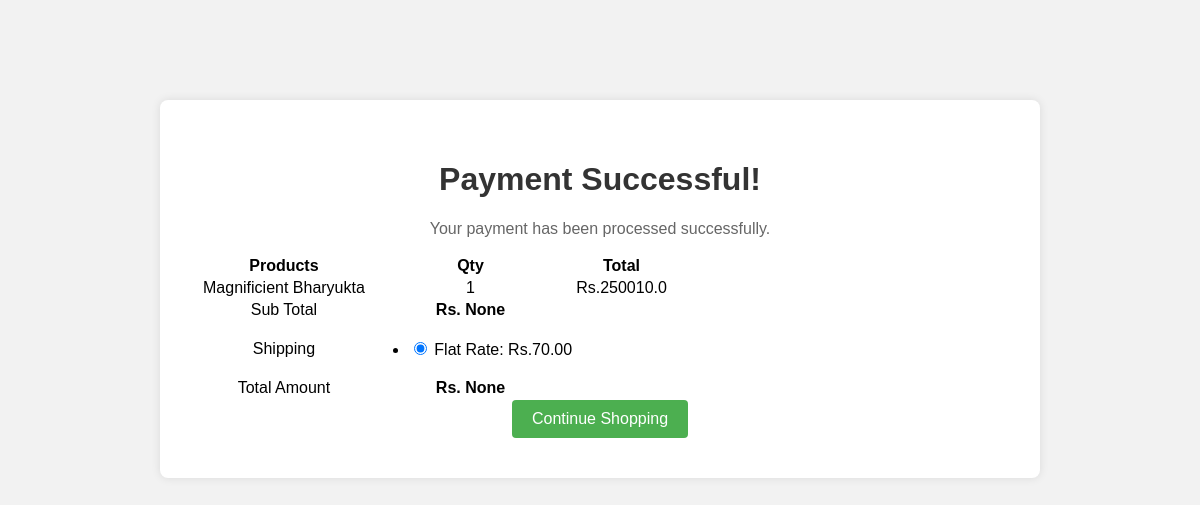
/order/payment_successful/ (signed in), run on the app's committed database.
### shipping/models.py (models this page shows)
class cart_item(models.Model):
    class Meta:
        db_table = "cart_items_information_tb"
    cart_items_id = models.CharField(max_length= 60, primary_key=True, default=None)
    user_fk = models.ForeignKey(Users,on_delete=models.CASCADE, default=None)
    product_fk = models.ForeignKey(product,on_delete=models.CASCADE, default=None)
    product_image_fk = models.ForeignKey(product_image,on_delete=models.CASCADE, default=None)
    items_quantity = models.CharField(max_length= 60, default=None)
    product_price_fk = models.ForeignKey(product_price,on_delete=models.CASCADE, default=None)
    cart_created_at = models.DateTimeField(auto_now_add = True)

### products/models.py (models this page shows, shortened)
class product(models.Model):
    class Meta:
        db_table = "Product_information_tb"
    product_id = models.CharField(max_length= 60, primary_key=True)
    product_name = models.CharField(max_length= 100,blank=True, null=True, default= None)
    product_description = models.CharField(max_length= 10000,blank=True, null=True, default= None)
    product_price = models.CharField(max_length= 100,blank=True, null=True, default= None)
    product_stock= models.CharField(max_length= 100,blank=True, null=True, default= None)
    product_discount = models.CharField(max_length= 100,blank=True, null=True, default= None)
    product_is_active = models.CharField(max_length= 100, default = True)
    product_created_at = models.DateTimeField(auto_now_add = True)
    product_is_featured = models.CharField(max_length= 100, default = False)

class product_price(models.Model):
    class Meta:
        db_table = "product_price_information_tb"
    product_price_id = models.CharField(max_length= 60, primary_key=True)
    product_price = models.CharField(max_length=100,blank=True, null=True, default= None)
    extra_charges = models.CharField(max_length=100,blank=True, null=True, default= None)
    final_charges = models.CharField(max_length=100,blank=True, null=True, default= None)
    product_fk = models.ForeignKey(product, on_delete=models.CASCADE, related_name='product_prices')
    size_fk = models.ForeignKey(product_size, on_delete=models.CASCADE)
    color_fk = models.ForeignKey(product_color, on_delete=models.CASCADE)
    product_price_is_active = models.CharField(max_length=100, default = True)
    product_price_created_at = models.DateTimeField(auto_now_add = True)

### shipping/views.py (the view)
# urls.py: path('payment_successful/', views.payment_successful, name='payment_successful'),
def payment_successful(request):
    user_id = request.session.get('user_id')
    total = request.session.get('total')
    subtotal = request.session.get('subtotal')
    if user_id:
        cart_items = cart_item.objects.filter(user_fk_id=user_id)
    context={
        "cart_items": cart_items,
        'total':total,
        "subtotal": subtotal,
    }
    return render(request,'success.html', context)

### shipping/templates/success.html (shortened to what this page needs)
<!DOCTYPE html>
<html lang="en">
<head>
</head>
<body>
    <div class="container">
        <h1>Payment Successful!</h1>
        <p>Your payment has been processed successfully.</p>
        <table class="table table-bordered">
            <thead>
                <tr>
                    <th>Products</th>
                    <th>Qty</th>
                    <th>Total</th>
                </tr>
            </thead>
            {% for cart_item in cart_items %}
            <tbody border='2px'>
                <tr>
                    <td>{{ cart_item.product_fk.product_name }}<strong></strong></a>
                    </td>
                    <td>{{ cart_item.items_quantity }}</td>
                    <td>Rs.{{ cart_item.product_price_fk.final_charges }}</td>
                </tr>
            </tbody>
            {% endfor %}
            <tfoot>
                <tr>
                    <td>Sub Total</td>
                    <td><strong>Rs. {{ subtotal }}</strong></td>
                </tr>
                <tr>
                    <td>Shipping</td>
                    <td class="d-flex justify-content-center">
                        <ul class="shipping-type">
                            <li>
                                <div class="custom-control custom-radio">
                                    <input type="radio" id="flatrate" name="shipping"
                                        class="custom-control-input" checked />
                                    <label class="custom-control-label" for="flatrate">Flat
                                        Rate: Rs.70.00</label>
                                </div>
                            </li>
                        </ul>
                    </td>
                </tr>
                <tr>
                    <td>Total Amount</td>
                    <td><strong>Rs. {{ total }}</strong></td>
                </tr>
            </tfoot>
        </table>
        <a href="{% url 'homePage' %}" class="button">Continue Shopping</a>
    </div>
</body>
</html>

### shipping/templates/success.html (style rules this page uses)
body { font-family: Arial, sans-serif; background-color: #f2f2f2; margin: 0; padding: 0; }
.container { max-width: 800px; margin: 100px auto; background-color: #fff; border-radius: 8px; padding: 40px; box-shadow: 0 0 10px rgba(0, 0, 0, 0.1); text-align: center; }
h1 { color: #333; }
p { color: #666; margin-top: 20px; }
.button { display: inline-block; background-color: #4CAF50; color: white; padding: 10px 20px; text-align: center; text-decoration: none; border-radius: 4px; cursor: pointer; transition: background-color 0.3s; }

### data on the page
cart_item: product_fk.product_name "Magnificient Bharyukta", items_quantity "1", product_price_fk.final_charges "250010.0"

### other printed values
{{ subtotal }} "None"
{{ total }} "None"
